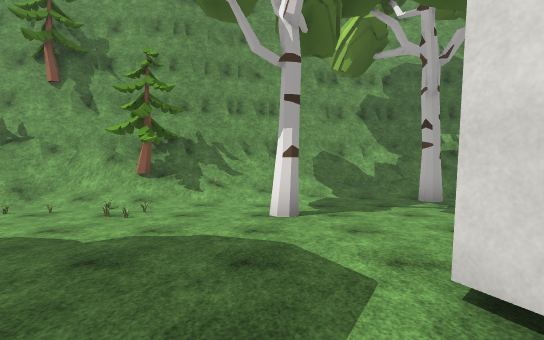
[1] (above)

18 first-person views from a walk through a Unity game level. The camera is 1.5 m above the floor, looks level and sees 85° across. The floor is counted in squares, 2 m on a side. Each view is taken from the middle of a square. On the plan, view 1 faces up. The plan holds only what a view shows up to about 10 squares ahead; the rest is blank. The place goes on beyond the plan. The player character is not drawn. Some surface patterns are stand-ins.

[2]
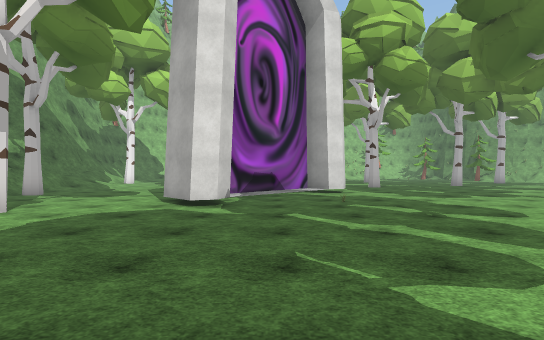

[3]
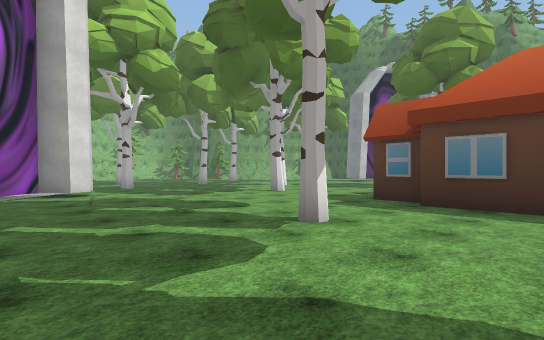

[4]
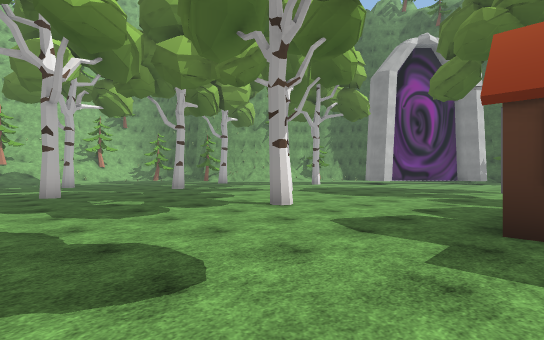

[5]
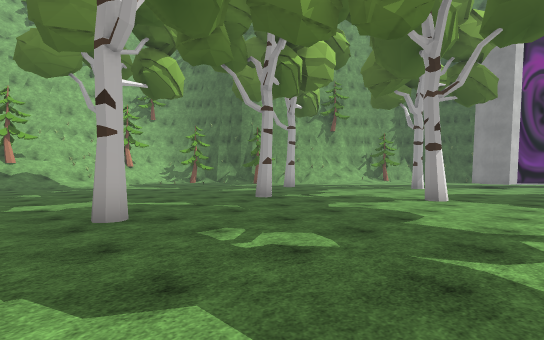

[6]
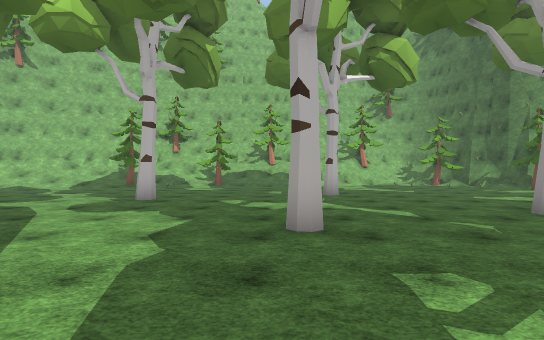

[7]
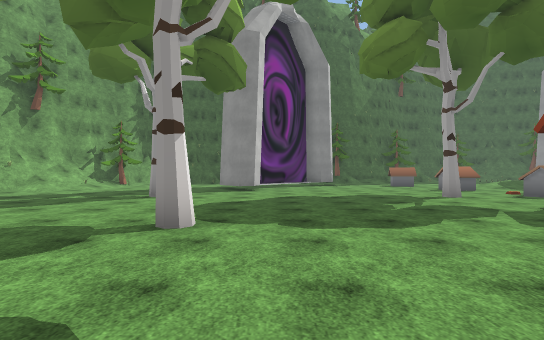

[8]
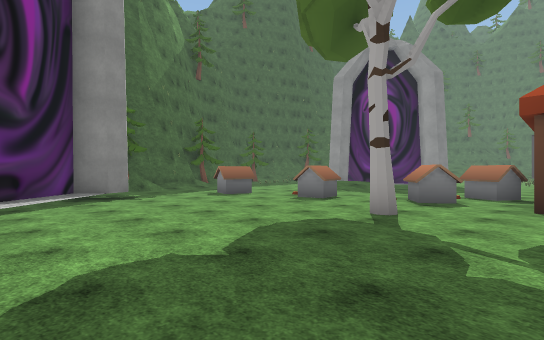

[9]
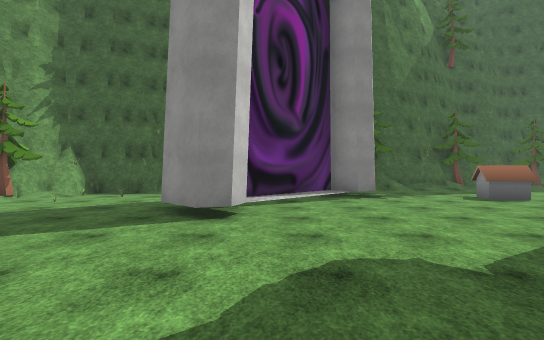

[10]
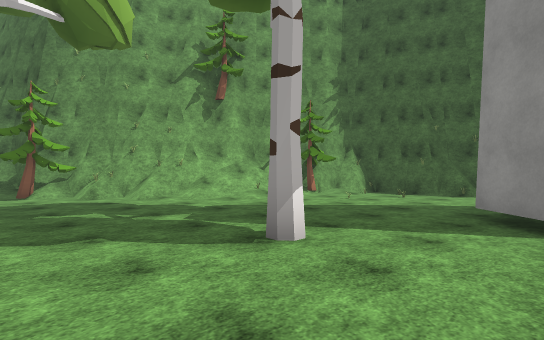

[11]
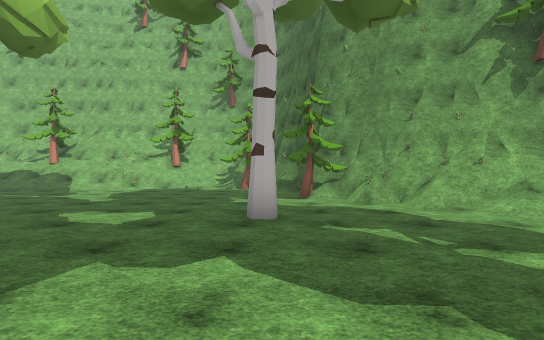

[12]
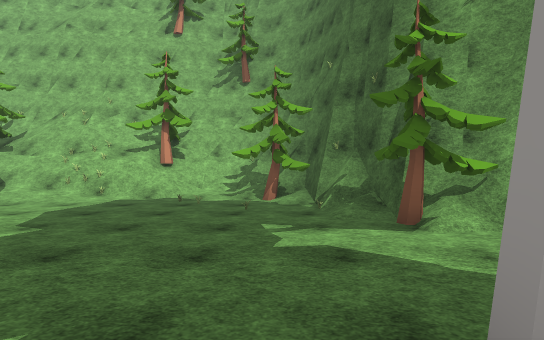

[13]
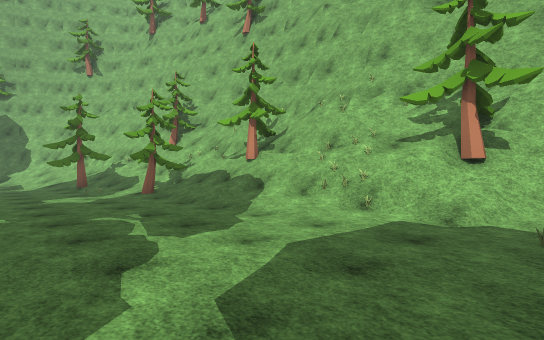

[14]
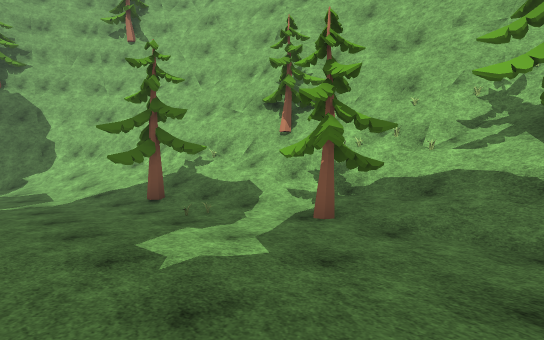

[15]
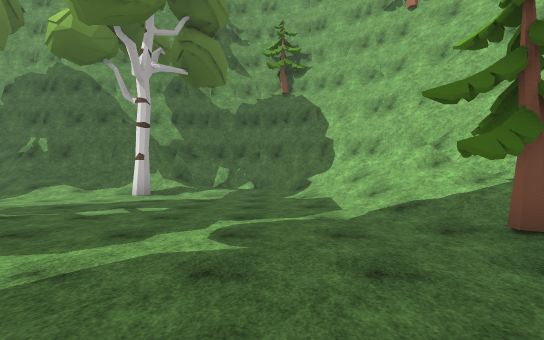

[16]
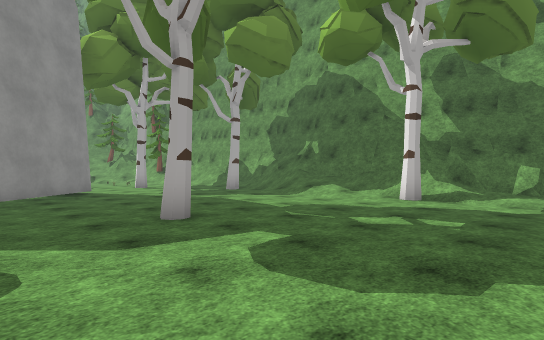

[17]
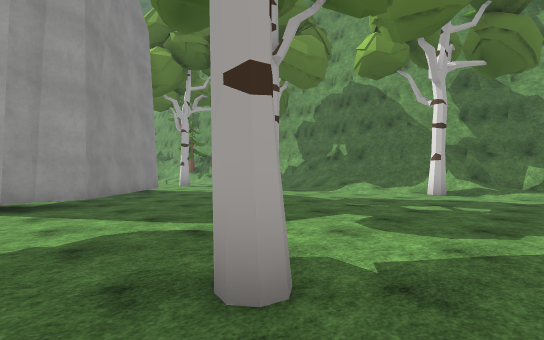

[18]
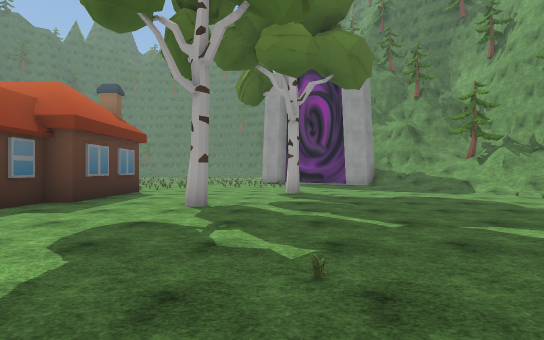

### Floor plan
Key: @ floor where view 1 was taken; # wall or solid block; . floor; / step, stairs or slope; = window, fence, low wall or low ledge; T tree; O other object.
Columns run from 6 left of view 1 to 22 right of it. Each row starts with its distance up from view 1.
 10         #####   #####
  9      #####//#####//=##
  8 #######//////////////##
  7 /#TT////..T.////T...//##
  6 ////.................//##
  5 //....T..............///#
  4 /.....................//#
  3 ......................//##
  2 ........##.....T......TT/#
  1 ........###............///T
  0 ......@../##...........////#
 -1 T........./##.....T..../T//#
 -2 ...........##...........T/##
 -3 ........................///#
 -4 ....T.........T........./TT#
 -5 ........................//##
 -6 ...................T....//##
 -7 #####...................///##
 -8      ....T...............=//#
 -9      ..........T........./T/#
-10      ..................../###
-11      ......T............./##
-12      ...................T##
-13    # .............T....###
-14 OO...................T###
-15 OOOO.T.......T....../##
-16  .O................/##
-17  ................./##
-18  ..O.......#.....//##
-19    O....../#.....//#
-20    .O..../##.....T##
-21    .O...###  .../T
-22    ....##    ...##
-23    .....     ####
-24              ##

Positions as (right, up) in squares from view 1, and headings:
1: (0, 0), facing up
2: (-5, 0), facing right
3: (-5, 0), facing down-right
4: (-2, -3), facing down-right
5: (3, -3), facing down-right
6: (4, -4), facing right
7: (4, -7), facing down
8: (4, -13), facing down-left
9: (4, -13), facing down
10: (5, -13), facing down-right
11: (7, -13), facing right
12: (11, -12), facing right
13: (14, -10), facing up-right
14: (14, -4), facing up-right
15: (14, -1), facing up
16: (13, 0), facing up-left
17: (13, -2), facing up-left
18: (4, -2), facing left
